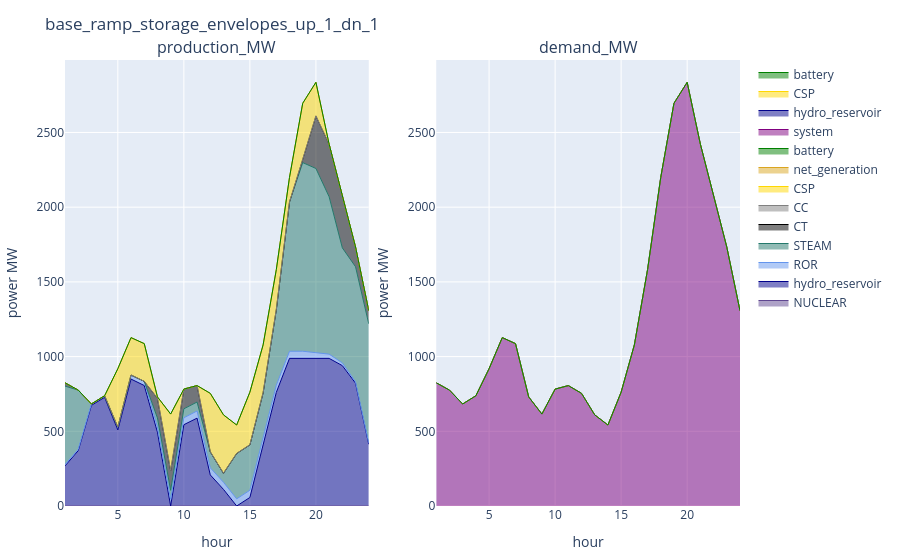

Notebook code cell kept with this figure:
### Markdown cell above
### ED

### Code cell
config_ = config_1
supply_ed_ = supply_ed[(supply_ed.configuration .== config_) .& (supply_ed.day .== day_) .& (supply_ed.iteration .== iteration_), :]
demand_ed_ = demand_ed[(demand_ed.configuration .== config_) .& (demand_ed.day .== day_) .& (demand_ed.iteration .== iteration_), :]
plot_supply_demand(supply_ed_, demand_ed_, string(config_))

### Figure 1 — Plotly figure (JSON) as saved in the notebook; plotly's stock layout.template omitted (floating-point values rounded to 4 significant figures)
{"data": [{"line": {"color": "rgba(95, 70, 144, 1)", "shape": "line", "width": 1}, "mode": "lines", "name": "NUCLEAR", "stackgroup": "one", "type": "scatter", "x": [1, 2, 3, 4, 5, 6, 7, 8, 9, 10, 11, 12, 13, 14, 15, 16, 17, 18, 19, 20, 21, 22, 23, 24], "xaxis": "x1", "y": [0, 0, 0, 0, 0, 0, 0, 0, 0, 0, 0, 0, 0, 0, 0, 0, 0, 0, 0, 0, 0, 0, 0, 0], "yaxis": "y1"}, {"line": {"color": "darkblue", "shape": "line", "width": 1}, "mode": "lines", "name": "hydro_reservoir", "stackgroup": "one", "type": "scatter", "x": [1, 2, 3, 4, 5, 6, 7, 8, 9, 10, 11, 12, 13, 14, 15, 16, 17, 18, 19, 20, 21, 22, 23, 24], "xaxis": "x1", "y": [268.2, 370.4, 673.4, 727.5, 509.2, 849.6, 806.4, 493.8, 0, 544.2, 588.1, 208, 111.3, 0, 57.02, 406.1, 760.4, 988, 988, 988, 988, 939.5, 822.0, 412.9], "yaxis": "y1"}, {"line": {"color": "cornflowerblue", "shape": "line", "width": 1}, "mode": "lines", "name": "ROR", "stackgroup": "one", "type": "scatter", "x": [1, 2, 3, 4, 5, 6, 7, 8, 9, 10, 11, 12, 13, 14, 15, 16, 17, 18, 19, 20, 21, 22, 23, 24], "xaxis": "x1", "y": [9.3, 9.3, 9.3, 10.3, 18.9, 27.2, 28.0, 35.6, 44.9, 46.3, 47.9, 47.7, 47.7, 47.7, 48.3, 47.7, 47.7, 47.7, 47.9, 38.1, 28.4, 18.1, 9.3, 9.3], "yaxis": "y1"}, {"line": {"color": "rgba(36, 121, 108, 1)", "shape": "line", "width": 1}, "mode": "lines", "name": "STEAM", "stackgroup": "one", "type": "scatter", "x": [1, 2, 3, 4, 5, 6, 7, 8, 9, 10, 11, 12, 13, 14, 15, 16, 17, 18, 19, 20, 21, 22, 23, 24], "xaxis": "x1", "y": [525.0, 396.0, 0, 0, 0, 0, 0, 60.0, 60.0, 60.0, 60.0, 107.3, 60.0, 304.0, 304.0, 304.0, 506.0, 999.3, 1263.0, 1233.0, 1053.0, 770.0, 770.0, 797.0], "yaxis": "y1"}, {"line": {"color": "black", "shape": "line", "width": 1}, "mode": "lines", "name": "CT", "stackgroup": "one", "type": "scatter", "x": [1, 2, 3, 4, 5, 6, 7, 8, 9, 10, 11, 12, 13, 14, 15, 16, 17, 18, 19, 20, 21, 22, 23, 24], "xaxis": "x1", "y": [22, 0, 0, 0, 0, 0, 0, 132, 132, 132, 110, 0, 0, 0, 0, 0, 0, 0, 22, 352, 352, 352, 132, 88], "yaxis": "y1"}, {"line": {"color": "grey", "shape": "line", "width": 1}, "mode": "lines", "name": "CC", "stackgroup": "one", "type": "scatter", "x": [1, 2, 3, 4, 5, 6, 7, 8, 9, 10, 11, 12, 13, 14, 15, 16, 17, 18, 19, 20, 21, 22, 23, 24], "xaxis": "x1", "y": [0, 0, 0, 0, 0, 0, 0, 0, 0, 0, 0, 0, 0, 0, 0, 0, 0, 0, 0, 0, 0, 0, 0, 0], "yaxis": "y1"}, {"line": {"color": "gold", "shape": "line", "width": 1}, "mode": "lines", "name": "CSP", "stackgroup": "one", "type": "scatter", "x": [1, 2, 3, 4, 5, 6, 7, 8, 9, 10, 11, 12, 13, 14, 15, 16, 17, 18, 19, 20, 21, 22, 23, 24], "xaxis": "x1", "y": [0, 0, 0, 0, 391, 250.2, 252.4, 8.777, 378.4, 0, 0, 391, 391, 190.3, 352.5, 320.0, 267.4, 164.6, 375.2, 224.8, 0, 0, 0, 0], "yaxis": "y1"}, {"line": {"color": "goldenrod", "shape": "line", "width": 1}, "mode": "lines", "name": "net_generation", "stackgroup": "one", "type": "scatter", "x": [1, 2, 3, 4, 5, 6, 7, 8, 9, 10, 11, 12, 13, 14, 15, 16, 17, 18, 19, 20, 21, 22, 23, 24], "xaxis": "x1", "y": [0, 0, 0, 0, 0, 0, 0, 0, 0, 0, 0, 0, 0, 0, 0, 0, 0, 0, 0, 0, 0, 0, 0, 0], "yaxis": "y1"}, {"line": {"color": "green", "shape": "line", "width": 1}, "mode": "lines", "name": "battery", "stackgroup": "one", "type": "scatter", "x": [1, 2, 3, 4, 5, 6, 7, 8, 9, 10, 11, 12, 13, 14, 15, 16, 17, 18, 19, 20, 21, 22, 23, 24], "xaxis": "x1", "y": [0, 0, 0, 0, 0, 0, 0, 0, 0, 0, 0, 0, 0, 0, 0, 0, 0, 0, 0, 0, 0, 0, 0, 0], "yaxis": "y1"}, {"line": {"color": "purple", "shape": "line", "width": 1}, "mode": "lines", "name": "system", "stackgroup": "one", "type": "scatter", "x": [1, 2, 3, 4, 5, 6, 7, 8, 9, 10, 11, 12, 13, 14, 15, 16, 17, 18, 19, 20, 21, 22, 23, 24], "xaxis": "x2", "y": [824.5, 775.7, 682.7, 737.8, 919.1, 1127.0, 1087.0, 730.1, 615.3, 782.5, 806.0, 754.0, 610.0, 542.0, 761.8, 1078.0, 1582.0, 2200.0, 2696.0, 2836.0, 2422.0, 2080.0, 1733.0, 1307.0], "yaxis": "y2"}, {"line": {"color": "darkblue", "shape": "line", "width": 1}, "mode": "lines", "name": "hydro_reservoir", "stackgroup": "one", "type": "scatter", "x": [1, 2, 3, 4, 5, 6, 7, 8, 9, 10, 11, 12, 13, 14, 15, 16, 17, 18, 19, 20, 21, 22, 23, 24], "xaxis": "x2", "y": [0, 0, 0, 0, 0, 0, 0, 0, 0, 0, 0, 0, 0, 0, 0, 0, 0, 0, 0, 0, 0, 0, 0, 0], "yaxis": "y2"}, {"line": {"color": "gold", "shape": "line", "width": 1}, "mode": "lines", "name": "CSP", "stackgroup": "one", "type": "scatter", "x": [1, 2, 3, 4, 5, 6, 7, 8, 9, 10, 11, 12, 13, 14, 15, 16, 17, 18, 19, 20, 21, 22, 23, 24], "xaxis": "x2", "y": [0, 0, 0, 0, 0, 0, 0, 0, 0, 0, 0, 0, 0, 0, 0, 0, 0, 0, 0, 0, 0, 0, 0, 0], "yaxis": "y2"}, {"line": {"color": "green", "shape": "line", "width": 1}, "mode": "lines", "name": "battery", "stackgroup": "one", "type": "scatter", "x": [1, 2, 3, 4, 5, 6, 7, 8, 9, 10, 11, 12, 13, 14, 15, 16, 17, 18, 19, 20, 21, 22, 23, 24], "xaxis": "x2", "y": [0, 0, 0, 0, 0, 0, 0, 0, 0, 0, 0, 0, 0, 0, 0, 0, 0, 0, 0, 0, 0, 0, 0, 0], "yaxis": "y2"}], "layout": {"annotations": [{"font": {"size": 16}, "showarrow": false, "text": "production_MW", "x": 0.225, "xanchor": "center", "xref": "paper", "y": 1, "yanchor": "bottom", "yref": "paper"}, {"font": {"size": 16}, "showarrow": false, "text": "demand_MW", "x": 0.775, "xanchor": "center", "xref": "paper", "y": 1, "yanchor": "bottom", "yref": "paper"}], "margin": {"b": 50, "l": 50, "r": 50, "t": 60}, "title": "base_ramp_storage_envelopes_up_1_dn_1", "xaxis1": {"anchor": "y1", "domain": [0, 0.45], "title": {"text": "hour"}}, "xaxis2": {"anchor": "y2", "domain": [0.55, 1], "title": {"text": "hour"}}, "yaxis1": {"anchor": "x1", "domain": [0, 1], "title": {"text": "power MW"}}, "yaxis2": {"anchor": "x2", "domain": [0, 1], "title": {"text": "power MW"}}}}
